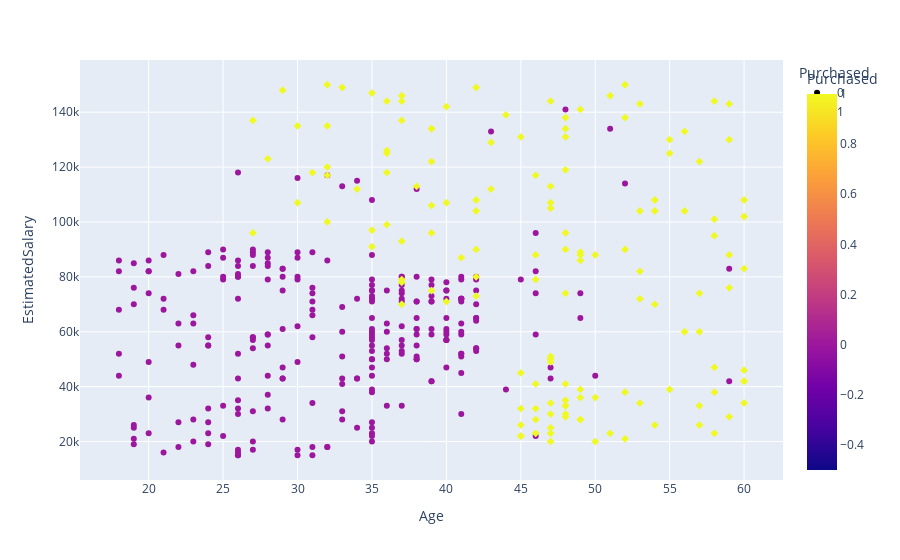

This figure's notebook cell:
### Code cell
px.scatter(df,x='Age',y='EstimatedSalary',color='Purchased', symbol='Purchased')

### Figure 1 — Plotly figure (JSON) as saved in the notebook; plotly's stock layout.template omitted (floating-point values rounded to 4 significant figures; data arrays with more than 128 entries replaced by an {"elided": "..."} marker saying what was removed)
{"data": [{"hovertemplate": "Purchased=%{marker.color}<br>Age=%{x}<br>EstimatedSalary=%{y}<extra></extra>", "legendgroup": "0", "marker": {"color": {"elided": "257 int values"}, "coloraxis": "coloraxis", "symbol": "circle"}, "mode": "markers", "name": "0", "orientation": "v", "showlegend": true, "type": "scatter", "x": {"elided": "257 int values"}, "xaxis": "x", "y": {"elided": "257 int values"}, "yaxis": "y"}, {"hovertemplate": "Purchased=%{marker.color}<br>Age=%{x}<br>EstimatedSalary=%{y}<extra></extra>", "legendgroup": "1", "marker": {"color": {"elided": "143 int values"}, "coloraxis": "coloraxis", "symbol": "diamond"}, "mode": "markers", "name": "1", "orientation": "v", "showlegend": true, "type": "scatter", "x": {"elided": "143 int values"}, "xaxis": "x", "y": {"elided": "143 int values"}, "yaxis": "y"}], "layout": {"coloraxis": {"colorbar": {"title": {"text": "Purchased"}}, "colorscale": [[0, "#0d0887"], [0.1111, "#46039f"], [0.2222, "#7201a8"], [0.3333, "#9c179e"], [0.4444, "#bd3786"], [0.5556, "#d8576b"], [0.6667, "#ed7953"], [0.7778, "#fb9f3a"], [0.8889, "#fdca26"], [1, "#f0f921"]]}, "legend": {"title": {"text": "Purchased"}, "tracegroupgap": 0}, "margin": {"t": 60}, "xaxis": {"anchor": "y", "domain": [0, 1], "title": {"text": "Age"}}, "yaxis": {"anchor": "x", "domain": [0, 1], "title": {"text": "EstimatedSalary"}}}}
